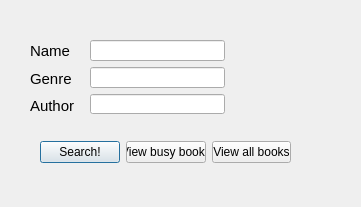
<?xml version="1.0" encoding="UTF-8"?>
<ui version="4.0">
 <class>Dialog</class>
 <widget class="QDialog" name="Dialog">
  <property name="geometry">
   <rect>
    <x>0</x>
    <y>0</y>
    <width>361</width>
    <height>207</height>
   </rect>
  </property>
  <property name="windowTitle">
   <string>Dialog</string>
  </property>
  <property name="styleSheet">
   <string notr="true"/>
  </property>
  <widget class="QWidget" name="">
   <property name="geometry">
    <rect>
     <x>30</x>
     <y>40</y>
     <width>52</width>
     <height>77</height>
    </rect>
   </property>
   <layout class="QVBoxLayout" name="verticalLayout">
    <item>
     <widget class="QLabel" name="label_3">
      <property name="font">
       <font>
        <pointsize>11</pointsize>
       </font>
      </property>
      <property name="text">
       <string>Name</string>
      </property>
     </widget>
    </item>
    <item>
     <widget class="QLabel" name="label">
      <property name="font">
       <font>
        <pointsize>11</pointsize>
       </font>
      </property>
      <property name="text">
       <string>Genre</string>
      </property>
     </widget>
    </item>
    <item>
     <widget class="QLabel" name="label_2">
      <property name="font">
       <font>
        <pointsize>11</pointsize>
       </font>
      </property>
      <property name="text">
       <string>Author</string>
      </property>
     </widget>
    </item>
   </layout>
  </widget>
  <widget class="QWidget" name="">
   <property name="geometry">
    <rect>
     <x>90</x>
     <y>40</y>
     <width>135</width>
     <height>74</height>
    </rect>
   </property>
   <layout class="QVBoxLayout" name="verticalLayout_2">
    <item>
     <widget class="QLineEdit" name="lineEdit_3"/>
    </item>
    <item>
     <widget class="QLineEdit" name="lineEdit"/>
    </item>
    <item>
     <widget class="QLineEdit" name="lineEdit_2"/>
    </item>
   </layout>
  </widget>
  <widget class="QWidget" name="">
   <property name="geometry">
    <rect>
     <x>40</x>
     <y>140</y>
     <width>251</width>
     <height>25</height>
    </rect>
   </property>
   <layout class="QHBoxLayout" name="horizontalLayout">
    <item>
     <widget class="QPushButton" name="pushButton">
      <property name="text">
       <string>Search!</string>
      </property>
     </widget>
    </item>
    <item>
     <widget class="QPushButton" name="pushButton_3">
      <property name="text">
       <string>View busy books</string>
      </property>
     </widget>
    </item>
    <item>
     <widget class="QPushButton" name="pushButton_2">
      <property name="text">
       <string>View all books</string>
      </property>
     </widget>
    </item>
   </layout>
  </widget>
 </widget>
 <resources/>
 <connections/>
</ui>
